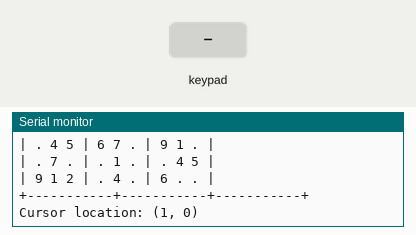
The program below on a simulated Arduino Uno, built with avr-gcc and run on an emulated ATmega328P. Shown: the last lines printed to the serial monitor. The inputs (shaded band) are chosen by the test bench. Random numbers use the default seed unless the program sets one.

Above: at 1.7 s.
1.8 s: key '#' pressed
At 1.87 s:
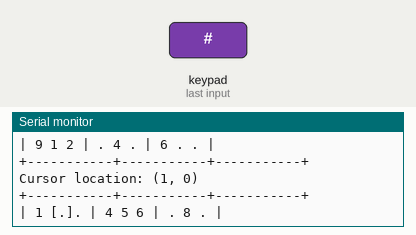
3.3 s: keypad keys 9 8 7 6 # pressed 0.4 s apart
At 3.5 s:
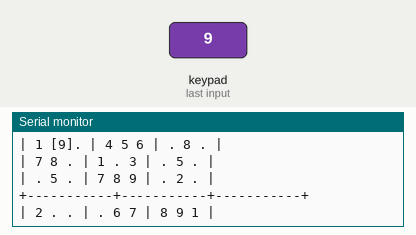
6.8 s: keypad keys 5 4 3 2 # pressed 0.4 s apart
At 6.87 s:
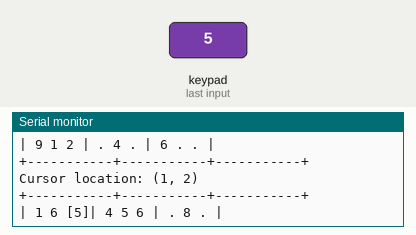
10.3 s: keypad keys 1 3 9 7 # pressed 0.4 s apart
At 10.37 s:
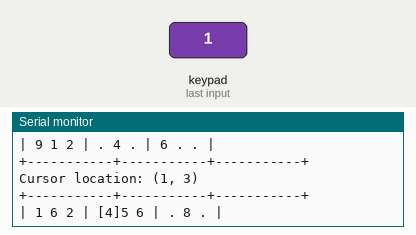
13.8 s: key '#' pressed
At 13.87 s:
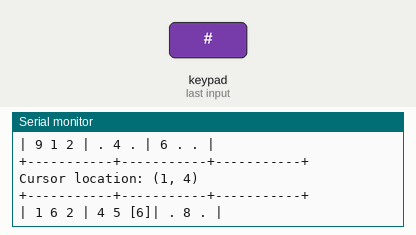
15.3 s: keypad keys 9 8 7 6 # pressed 0.4 s apart
At 15.75 s:
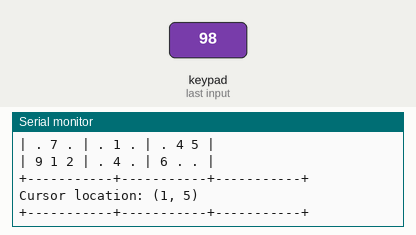
Timing chart, 0 to 18.3 s (numbered marks = the images above; inputs shaded):
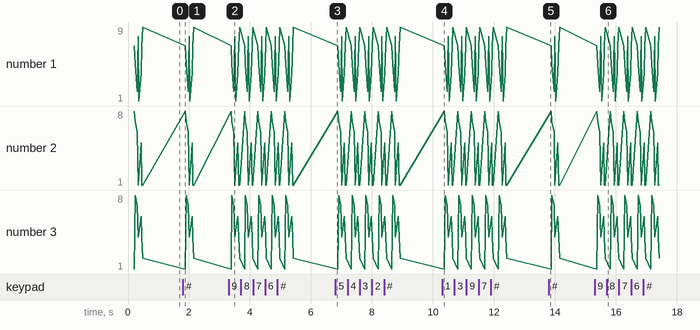

Measured:
- after the input at 1.8 s, the serial monitor: prints a new line after 0.05 s (image 1)
- after the input at 3.3 s, the serial monitor: prints a new line after 0.05 s (image 2)
- after the input at 6.8 s, the serial monitor: prints a new line after 0.05 s (image 3)
- after the input at 13.8 s, the serial monitor: prints a new line after 0.05 s (image 5)

The program:

main.cpp
```cpp
#include <Keypad.h>

const byte rows = 4;
const byte cols = 4;

char keypad[rows][cols] = {
  {'1', '2', '3', 'A'},
  {'4', '5', '6', 'B'},
  {'7', '8', '9', 'C'},
  {'*', '0', '#', 'D'}
};

byte rowPins[rows] = {9, 8, 7, 6} ;
byte colPins[cols]= {5,4,3, 2};

Keypad sudoku = Keypad(makeKeymap(keypad), rowPins, colPins, rows, cols);

// Sudoku Section

int board[9][9];
int solved[9][9];
bool curr_cell[9][9];

int curr_row= 0;
int curr_col= 0;

// Function declarations:
void generate_sudoku();
void print_board(int b[9][9]);
void keypad_input();


void setup() {
  Serial.begin(9600);

  randomSeed(analogRead(A0));

  generate_sudoku();

  Serial.println();
  Serial.println("======  S U D O K U      G A M E  =====");
  Serial.println("A = Up");
  Serial.println("D = Down");
  Serial.println("* = Left");
  Serial.println("# = Right");
  Serial.println("1-9 = Enter your number");
  Serial.println("B = Delete");
  Serial.println();

  print_board(board);

}

void loop() {
  keypad_input();
}

// Keypad Controlling
void keypad_input(){
  char button = sudoku.getKey();

  if(!button){
    return;
  }

  switch(button){

    // Curson will move up
    case 'A':
      if (curr_row > 0){
        curr_row--;
        break;
      }

    // Cursor with delete
    case 'B':
      if(!curr_cell[curr_row][curr_col]){
        board[curr_row][curr_col] = 0;
      }
      break;

    // Cursor will move down
    case 'D':
      if(curr_row < 8){
        curr_row ++;
      }
      break;

    // Cursor moves left
    case '*':
      if(curr_col > 0){
        curr_col --;
      }
      break;

    // Cursor moves right
    case '#':
      if(curr_col < 8){
        curr_col ++;
      }
      break;

    // Entry numbers
    case '1':
    case '2':
    case '3':
    case '4':
    case '5':
    case '6':
    case '7':
    case '8':
    case '9':
      if (!curr_cell[curr_row][curr_col]){
        board[curr_row][curr_col] = button - '0';
      }
      break;
  }

  Serial.println();
  print_board(board);
}

// Create Sudoku
void generate_sudoku(){
  int base[9][9]=
  {
    {1,2,3,4,5,6,7,8,9},
    {4,5,6,7,8,9,1,2,3},
    {7,8,9,1,2,3,4,5,6},
    {2,3,4,5,6,7,8,9,1},
    {5,6,7,8,9,1,2,3,4},
    {8,9,1,2,3,4,5,6,7},
    {3,4,5,6,7,8,9,1,2},
    {6,7,8,9,1,2,3,4,5},
    {9,1,2,3,4,5,6,7,8},
  };

  // copy into solution
  for (int row = 0; row< 9; row ++){
    for (int col = 0; col < 9; col ++){
      solved[row][col] = base[row][col];
    }
  }

  // row swapping to create new sudokus
  for (int band = 0; band < 3; band ++){
    int row1 = band*3 + random(3);
    int row2 = band*3 + random(3);

    for (int col = 0; col < 9; col ++){
      int temp = solved[row1][col];

      solved[row1][col]= solved[row2][col];
      solved[row2][col] = temp;
    }
  }

  // copy solution in the board

  for(int row = 0; row < 9; row ++){
    for (int col = 0; col < 9; col ++){
      board[row][col] = solved[row][col];
    }
  }

  // Delete random cells to give sudoku to fill
  int removed = 0;

  while (removed < 40){

    int row = random(9);
    int col = random(9);

    if(board[row][col] !=0){
      board[row][col] = 0;
      removed ++;
    }
  }

  // Marking fixed cells
  for(int row = 0; row < 9; row ++){
    for(int col = 0; col < 9; col ++){
      curr_cell[row][col] = (board[row][col] != 0);
    }
  }

  curr_row = 0;
  curr_col = 0;
}

// Print the board
void print_board(int b[9][9]){

  Serial.println("+-----------+-----------+-----------+");

  for (int row = 0; row < 9; row++) {

    for (int col = 0; col < 9; col++) {

      if (col % 3 == 0)
        Serial.print("| ");

      bool cursorHere = (row == curr_row && col == curr_col);

      if (cursorHere) {

        Serial.print("[");

        if (b[row][col] == 0)
          Serial.print(".");
        else
          Serial.print(b[row][col]);

        Serial.print("]");
      }
      else {

        if (b[row][col] == 0)
          Serial.print(". ");
        else {
          Serial.print(b[row][col]);
          Serial.print(" ");
        }
      }
    }

    Serial.println("|");

    if ((row + 1) % 3 == 0)
      Serial.println("+-----------+-----------+-----------+");
  }
  Serial.print("Cursor location: (");
  Serial.print(curr_row+1);
  Serial.print(", ");
  Serial.print(curr_col);
  Serial.print(")");

}
```
